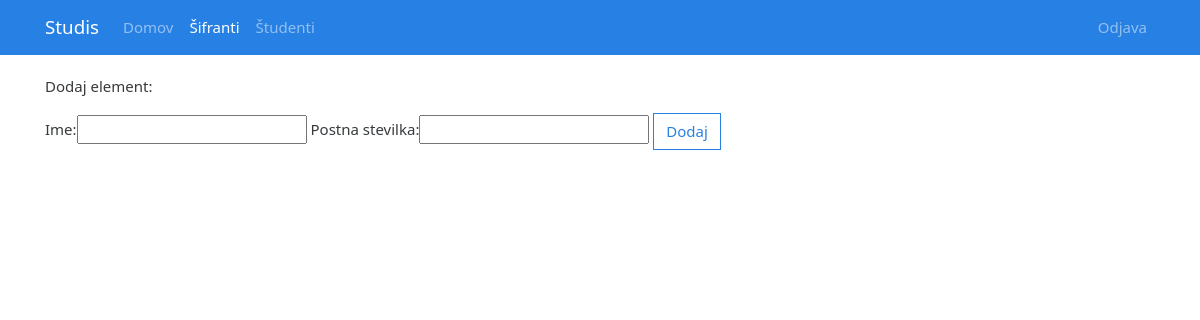
The app's page /sifranti/Posta/, older data.
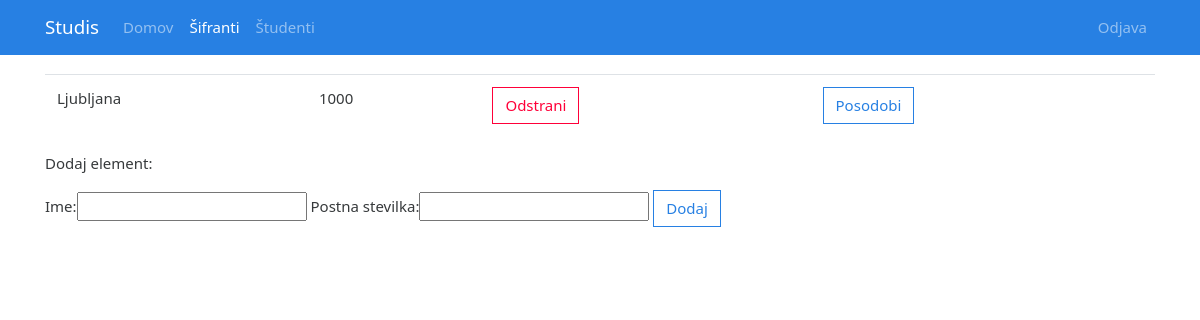
The same page, newer data.
### sifranti/models.py (models this page shows, shortened)
class Posta(models.Model):
    ime = models.CharField(max_length=100)
    postna_stevilka = models.IntegerField()

### sifranti/views.py (the view)
# urls.py: path('<str:diff>/',views.changesif,name='changesif'),
def changesif(request, diff):
    if request.method == 'POST' and diff in diff_names:
        form = eval(diff+'Form')(request.POST)
        if form.is_valid():
            new_object = form.save()
            return HttpResponseRedirect('/sifranti/'+ diff +'/')
    else:
        if diff in diff_names:
            elements = eval(diff).objects.values()
            form = eval(diff+'Form')()
            context = {
            'object_name' : diff,
            'elements' : elements,
            'form': form,
            }
            return render(request,'sifranti/changesif.html',context)
        else:
            return HttpResponse("Ni take tabele")

### sifranti/forms.py
class PostaForm(ModelForm):
    class Meta:
        model = Posta
        fields = '__all__' #['ime', 'postna_stevilka']

### sifranti/templates/sifranti/changesif.html (shortened to what this page needs)
{% include "base.html" %}
{% block content %}
<div class="container sifrant">
{% if elements %}
    <table class="table">
        {% for diff in elements  %}
        <tr>
            {% for k, v in diff.items  %}
                {% if not k == "id" %}
                <td>{{ v }}</td>
                {% endif %}
            {% endfor %}
            <td>
                <form action="/sifranti/{{ object_name }}/{{ diff.id }}/delete/" method="post">
                    <button type="submit" class="btn btn-outline-danger">Odstrani</button>
                </form>
            </td>
            <td>
                <form action="/sifranti/{{ object_name }}/{{ diff.id }}/" method="get">
                    <button type="submit" class="btn btn-outline-primary">Posodobi</button>
                </form>
            </td>
        </tr>
        {% endfor %}
    </table>
    <p>Dodaj element: </p>
    <form action="/sifranti/{{ object_name }}/" method="post">
        {{ form }}
        <button type="submit" class="btn btn-outline-primary">Dodaj</button>
    </form>
{% else %}
    <p>Dodaj element: </p>
    <form action="/sifranti/{{ object_name }}/" method="post">
        {{ form }}
        <button type="submit" class="btn btn-outline-primary">Dodaj</button>
    </form>
{% endif %}
</div>
{% endblock %}

Row changes from the older to the newer data that the page shows:
added Posta: diff "Ljubljana" "1000"
